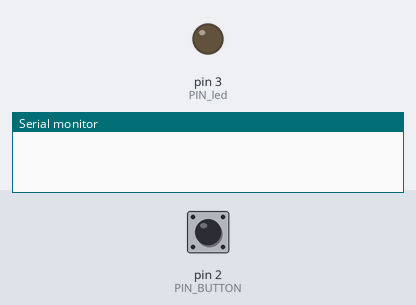
Simulated run of this sketch. Board: Arduino Uno, built with avr-gcc and run on an emulated ATmega328P. On the bench: output pins drawn as LEDs (lit = HIGH), the last lines printed to the serial monitor. The inputs (shaded band) are chosen by the test bench; at power-on: pin 2 (PIN_BUTTON) HIGH.

Above: at 1.2 s.
1.3 s: pin 2 (PIN_BUTTON) pulled LOW for 0.15 s
At 2.07 s:
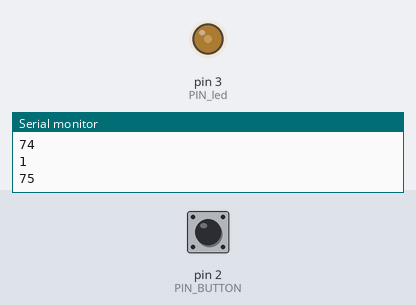
At 2.69 s:
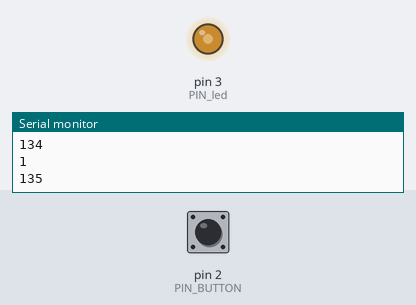
Timing chart, 0 to 8.0 s (numbered marks = the images above; inputs shaded):
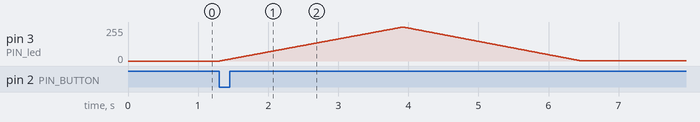

The sketch:

aula_pullup.ino
```cpp
#define PIN_BUTTON 2
#define PIN_led 3
int i = 0;
void setup() {
  Serial.begin(115200);
  pinMode(PIN_BUTTON, INPUT_PULLUP);
  pinMode(PIN_led,OUTPUT);
  analogWrite(PIN_led, 0);
}

void loop() {

  delay(100);
  while (digitalRead(PIN_BUTTON) == 0) {
    while (i < 255) {
      Serial.println(digitalRead(PIN_BUTTON));
      Serial.println(i);
      analogWrite(3, i);
      i = i + 1;
      delay(10);
    }  while (i > 0) {
      analogWrite(3, i);
      i = i -1;
      delay(10);
    }
  }
}
```

Measured:
- after the input at 1.3 s, pin 3 (PIN_led): rises from 0/255 to 255/255 in 2.6 s, then falls to 1/255 in 2.5 s
